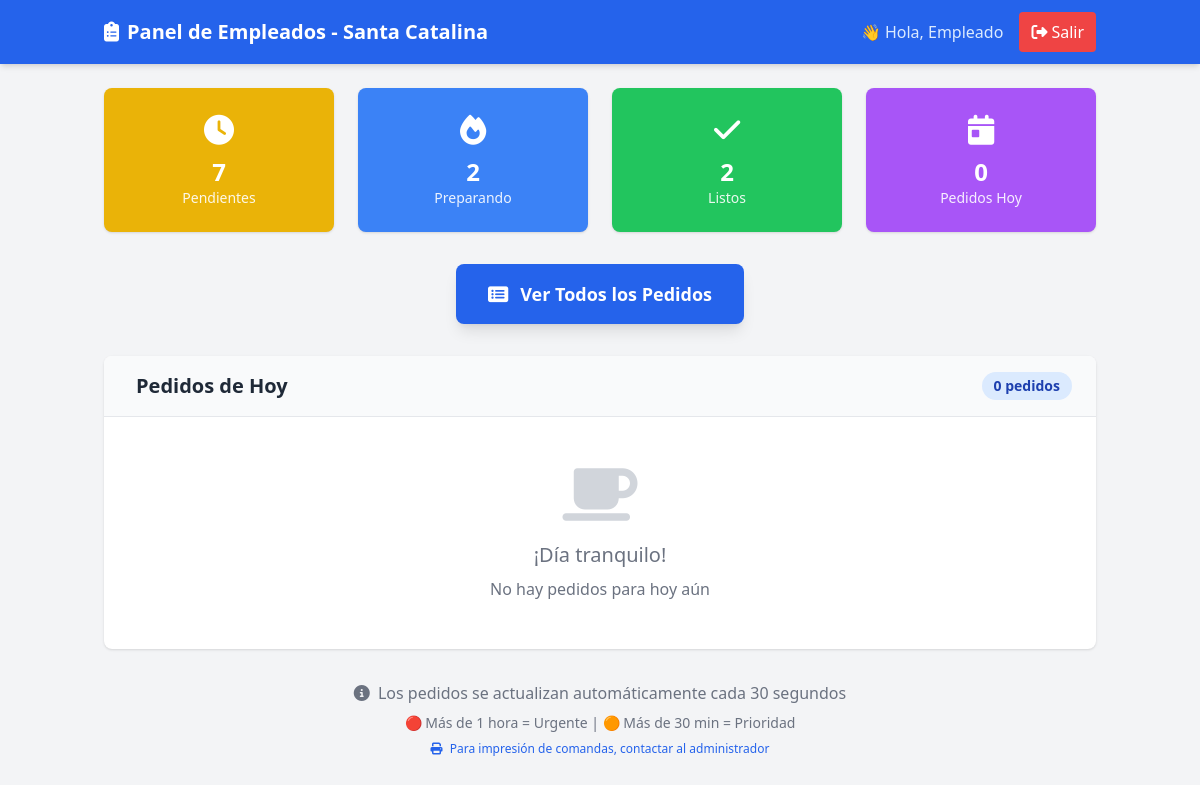
Page /empleados/dashboard.php (signed in) on the earlier database version.
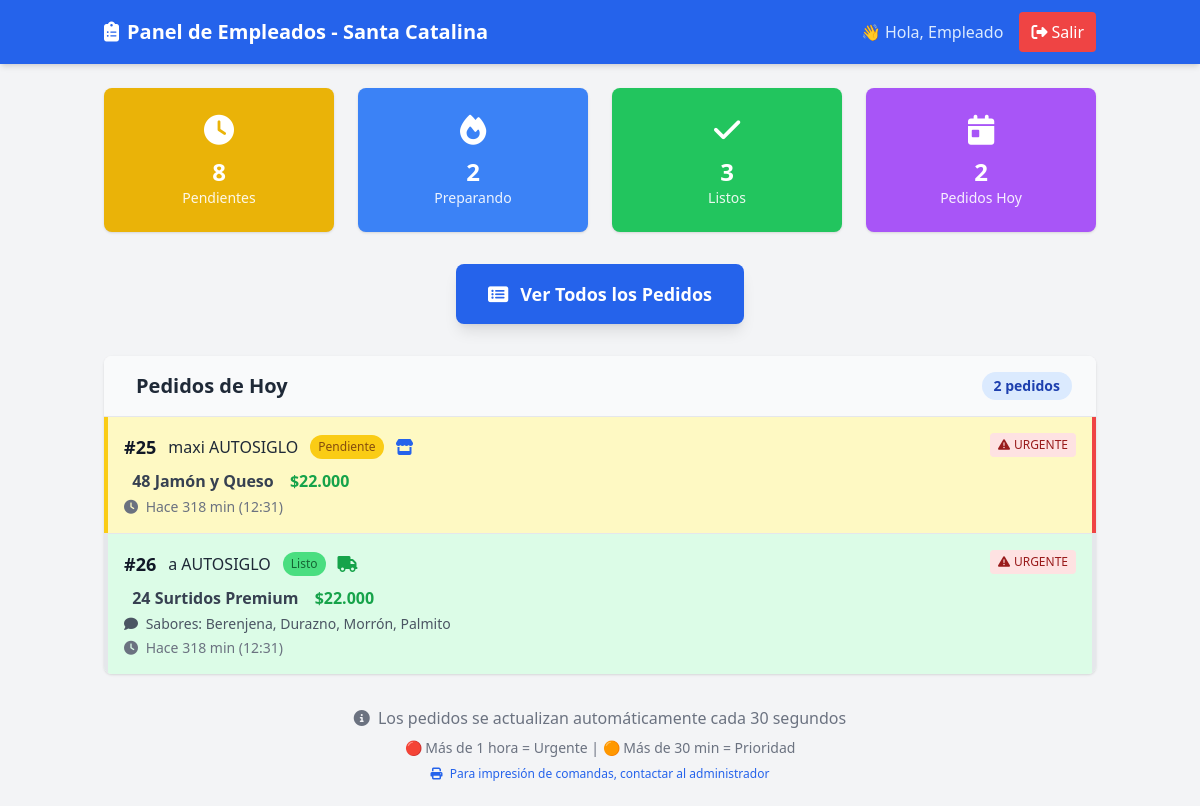
Same page on the later database version.
### tables this page shows
CREATE TABLE `pedidos` (
  `id` int(11) NOT NULL,
  `nombre` varchar(100) NOT NULL,
  `apellido` varchar(100) NOT NULL,
  `telefono` varchar(20) NOT NULL,
  `direccion` text DEFAULT NULL,
  `producto` varchar(100) NOT NULL,
  `cantidad` int(11) NOT NULL,
  `precio` decimal(10,2) NOT NULL,
  `forma_pago` enum('Efectivo','Transferencia') DEFAULT 'Efectivo',
  `modalidad` enum('Retira','Delivery') DEFAULT 'Retira',
  `ubicacion` enum('Local 1','Fábrica') DEFAULT 'Fábrica' COMMENT 'Ubicación donde se procesa el pedido',
  `estado` enum('Pendiente','Preparando','Listo','Entregado') DEFAULT 'Pendiente',
  `observaciones` text DEFAULT NULL,
  `cliente_fijo_id` int(11) DEFAULT NULL,
  `impreso` tinyint(1) DEFAULT 0,
  `created_at` timestamp NULL DEFAULT current_timestamp(),
  `updated_at` timestamp NULL DEFAULT current_timestamp() ON UPDATE current_timestamp(),
  `fecha_entrega` date DEFAULT NULL COMMENT 'Fecha para cuando es el pedido',
  `hora_entrega` time DEFAULT NULL COMMENT 'Hora para cuando es el pedido',
  `notas_horario` text DEFAULT NULL COMMENT 'Observaciones sobre horario/entrega',
  `fecha_pedido` datetime DEFAULT current_timestamp() COMMENT 'Cuándo se tomó el pedido (puede ser diferente de created_at para casos especiales)',
  `prioridad` enum('normal','prioridad','urgente') DEFAULT 'normal' COMMENT 'Prioridad manual asignada por admin',
  `prioridad_notas` text DEFAULT NULL COMMENT 'Notas sobre por qué se asignó esta prioridad',
  `es_personalizado_complejo` tinyint(1) DEFAULT 0 COMMENT 'Si usa la tabla pedido_detalles para precios mixtos'
);

### config.php (called while the page is built, shortened)
<?php
function formatPrice($price) {
    return '$' . number_format($price, 0, ',', '.');
}
?>

### empleados/dashboard.php (the view, shortened to what this page needs)
<?php
require_once '../config.php';
$pdo = getConnection();
$stats = [
    'pendientes' => $pdo->query("SELECT COUNT(*) FROM pedidos WHERE estado = 'Pendiente'")->fetchColumn(),
    'preparando' => $pdo->query("SELECT COUNT(*) FROM pedidos WHERE estado = 'Preparando'")->fetchColumn(),
    'listos' => $pdo->query("SELECT COUNT(*) FROM pedidos WHERE estado = 'Listo'")->fetchColumn(),
    'pedidos_hoy' => $pdo->query("SELECT COUNT(*) FROM pedidos WHERE DATE(created_at) = CURDATE()")->fetchColumn()
];
$pedidos_hoy = $pdo->query("
    SELECT id, nombre, apellido, producto, precio, estado, modalidad, observaciones,
           created_at, TIMESTAMPDIFF(MINUTE, created_at, NOW()) as minutos_transcurridos
    FROM pedidos
    WHERE DATE(created_at) = CURDATE()
    ORDER BY
        CASE estado
            WHEN 'Pendiente' THEN 1
            WHEN 'Preparando' THEN 2
            WHEN 'Listo' THEN 3
            WHEN 'Entregado' THEN 4
        END,
        created_at ASC
")->fetchAll();
?>
<!DOCTYPE html>
<html lang="es">
<head>
    <script src="https://cdn.tailwindcss.com"></script>
    <link rel="stylesheet" href="https://cdnjs.cloudflare.com/ajax/libs/font-awesome/6.4.0/css/all.min.css">
</head>
<body class="bg-gray-100">
    <header class="bg-blue-600 text-white shadow-md">
        <div class="container mx-auto px-4 py-3 flex justify-between items-center">
            <h1 class="text-xl font-bold">
                <i class="fas fa-clipboard-list mr-2"></i>Panel de Empleados - Santa Catalina
            </h1>
            <div class="flex items-center space-x-4">
                <span class="text-blue-100">👋 Hola, <?= $_SESSION['empleado_name'] ?></span>
                <a href="logout.php" class="bg-red-500 hover:bg-red-600 px-3 py-2 rounded transition">
                    <i class="fas fa-sign-out-alt mr-1"></i>Salir
                </a>
            </div>
        </div>
    </header>
    <main class="container mx-auto px-4 py-6">
        <div class="grid grid-cols-2 md:grid-cols-4 gap-6 mb-8">
            <div class="bg-yellow-500 text-white p-6 rounded-lg shadow text-center">
                <i class="fas fa-clock text-3xl mb-2"></i>
                <p class="text-2xl font-bold"><?= $stats['pendientes'] ?></p>
                <p class="text-sm opacity-90">Pendientes</p>
            </div>
            <div class="bg-blue-500 text-white p-6 rounded-lg shadow text-center">
                <i class="fas fa-fire text-3xl mb-2"></i>
                <p class="text-2xl font-bold"><?= $stats['preparando'] ?></p>
                <p class="text-sm opacity-90">Preparando</p>
            </div>
            <div class="bg-green-500 text-white p-6 rounded-lg shadow text-center">
                <i class="fas fa-check text-3xl mb-2"></i>
                <p class="text-2xl font-bold"><?= $stats['listos'] ?></p>
                <p class="text-sm opacity-90">Listos</p>
            </div>
            <div class="bg-purple-500 text-white p-6 rounded-lg shadow text-center">
                <i class="fas fa-calendar-day text-3xl mb-2"></i>
                <p class="text-2xl font-bold"><?= $stats['pedidos_hoy'] ?></p>
                <p class="text-sm opacity-90">Pedidos Hoy</p>
            </div>
        </div>
        <div class="text-center mb-8">
            <a href="pedidos.php" class="bg-blue-600 hover:bg-blue-700 text-white px-8 py-4 rounded-lg text-lg font-semibold transition inline-block shadow-lg">
                <i class="fas fa-list-alt mr-3"></i>Ver Todos los Pedidos
            </a>
        </div>
        <div class="bg-white rounded-lg shadow overflow-hidden">
            <div class="bg-gray-50 px-6 py-4 border-b">
                <h2 class="text-xl font-semibold text-gray-800 flex items-center">
                    Pedidos de Hoy
                    <span class="ml-auto text-sm bg-blue-100 text-blue-800 px-3 py-1 rounded-full">
                        <?= count($pedidos_hoy) ?> pedidos
                    </span>
                </h2>
            </div>
            <?php if (empty($pedidos_hoy)): ?>
                <div class="p-12 text-center text-gray-500">
                    <i class="fas fa-coffee text-6xl mb-4 text-gray-300"></i>
                    <h3 class="text-xl mb-2">¡Día tranquilo!</h3>
                    <p>No hay pedidos para hoy aún</p>
                </div>
            <?php else: ?>
                <div class="divide-y divide-gray-200">
                    <?php foreach ($pedidos_hoy as $pedido): ?>
                        <?php
                        $estado_colors = [
                            'Pendiente' => 'bg-yellow-100 border-l-yellow-400 text-yellow-800',
                            'Preparando' => 'bg-blue-100 border-l-blue-400 text-blue-800',
                            'Listo' => 'bg-green-100 border-l-green-400 text-green-800',
                            'Entregado' => 'bg-gray-100 border-l-gray-400 text-gray-800'
                        ];
                        $urgencia = '';
                        if ($pedido['minutos_transcurridos'] > 60) {
                            $urgencia = 'border-r-4 border-r-red-500';
                        } elseif ($pedido['minutos_transcurridos'] > 30) {
                            $urgencia = 'border-r-4 border-r-orange-500';
                        }
                        ?>
                        <div class="p-4 hover:bg-gray-50 border-l-4 <?= $estado_colors[$pedido['estado']] ?> <?= $urgencia ?>">
                            <div class="flex justify-between items-start">
                                <div class="flex-1">
                                    <div class="flex items-center space-x-3 mb-2">
                                        <span class="font-bold text-lg text-gray-900">#<?= $pedido['id'] ?></span>
                                        <span class="font-medium text-gray-800">
                                            <?= htmlspecialchars($pedido['nombre'] . ' ' . $pedido['apellido']) ?>
                                        </span>
                                        <span class="px-2 py-1 text-xs font-medium rounded-full <?= str_replace('border-l-', 'bg-', $estado_colors[$pedido['estado']]) ?>">
                                            <?= $pedido['estado'] ?>
                                        </span>
                                        <?php if ($pedido['modalidad'] === 'Delivery'): ?>
                                            <i class="fas fa-truck text-green-600" title="Delivery"></i>
                                        <?php else: ?>
                                            <i class="fas fa-store text-blue-600" title="Retira"></i>
                                        <?php endif; ?>
                                    </div>
                                    <div class="text-gray-700 mb-1">
                                        <strong><?= htmlspecialchars($pedido['producto']) ?></strong>
                                        <span class="text-green-600 font-semibold ml-3">
                                            <?= formatPrice($pedido['precio']) ?>
                                        </span>
                                    </div>
                                    <?php if ($pedido['observaciones']): ?>
                                    <div class="text-sm text-gray-600 mb-1">
                                        <i class="fas fa-comment mr-1"></i>
                                        <?= htmlspecialchars($pedido['observaciones']) ?>
                                    </div>
                                    <?php endif; ?>
                                    <div class="text-sm text-gray-500">
                                        <i class="fas fa-clock mr-1"></i>
                                        Hace <?= $pedido['minutos_transcurridos'] ?> min
                                        (<?= date('H:i', strtotime($pedido['created_at'])) ?>)
                                    </div>
                                </div>
                                <div class="flex flex-col space-y-2 ml-4">
                                    <?php if ($pedido['minutos_transcurridos'] > 60): ?>
                                        <span class="bg-red-100 text-red-800 px-2 py-1 rounded text-xs font-medium">
                                            <i class="fas fa-exclamation-triangle mr-1"></i>URGENTE
                                        </span>
                                    <?php elseif ($pedido['minutos_transcurridos'] > 30): ?>
                                        <span class="bg-orange-100 text-orange-800 px-2 py-1 rounded text-xs font-medium">
                                            <i class="fas fa-clock mr-1"></i>PRIORIDAD
                                        </span>
                                    <?php endif; ?>
                                </div>
                            </div>
                        </div>
                    <?php endforeach; ?>
                </div>
            <?php endif; ?>
        </div>
        <div class="mt-8 text-center text-gray-500">
            <p class="mb-2">
                <i class="fas fa-info-circle mr-1"></i>
                Los pedidos se actualizan automáticamente cada 30 segundos
            </p>
            <p class="text-sm">
                🔴 Más de 1 hora = Urgente | 🟠 Más de 30 min = Prioridad
            </p>
            <p class="text-xs mt-2 text-blue-600">
                <i class="fas fa-print mr-1"></i>
                Para impresión de comandas, contactar al administrador
            </p>
        </div>
    </main>
</body>
</html>

Differences in the rows shown:
added pedidos: id "25", nombre+apellido "maxi AUTOSIGLO", estado "Pendiente", modalidad "Retira" (drawn), producto "48 Jamón y Queso", precio "$22.000", minutos_transcurridos "318", created_at "12:31"
added pedidos: id "26", nombre+apellido "a AUTOSIGLO", estado "Listo", modalidad "Delivery" (drawn), producto "24 Surtidos Premium", precio "$22.000", observaciones "Sabores: Berenjena, Durazno, Morrón, Palmito", minutos_transcurridos "318", created_at "12:31"
Other differences:
$stats['pendientes']: "7" → "8"
$stats['listos']: "2" → "3"
$stats['pedidos_hoy']: "0" → "2"
count($pedidos_hoy): "0" → "2"
text no longer shown: "¡Día tranquilo! No hay pedidos para hoy aún"
